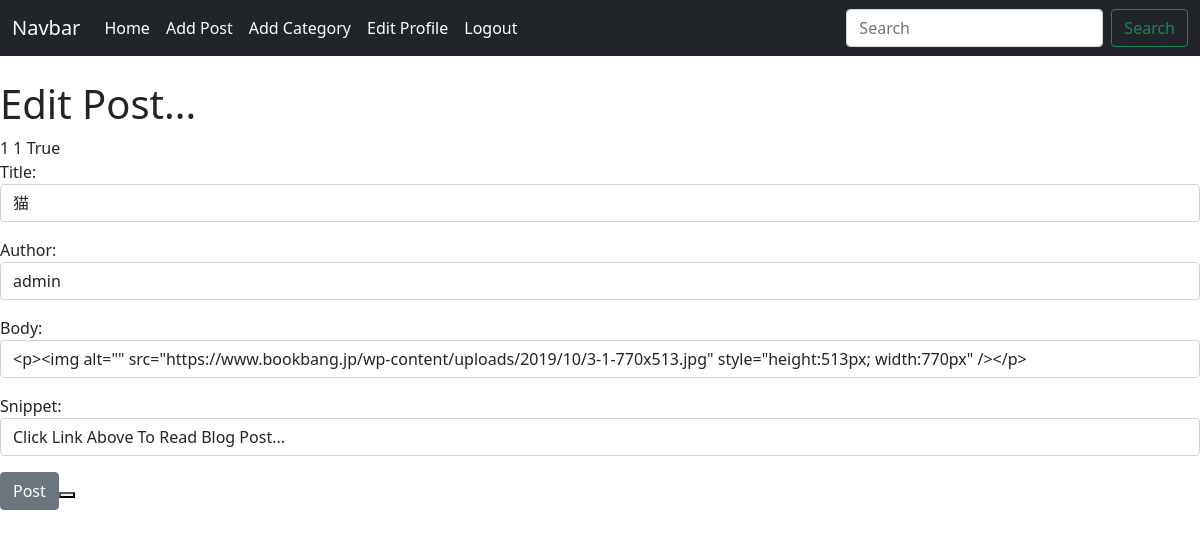
Page /article/edit/10 (signed in) on the earlier database version.
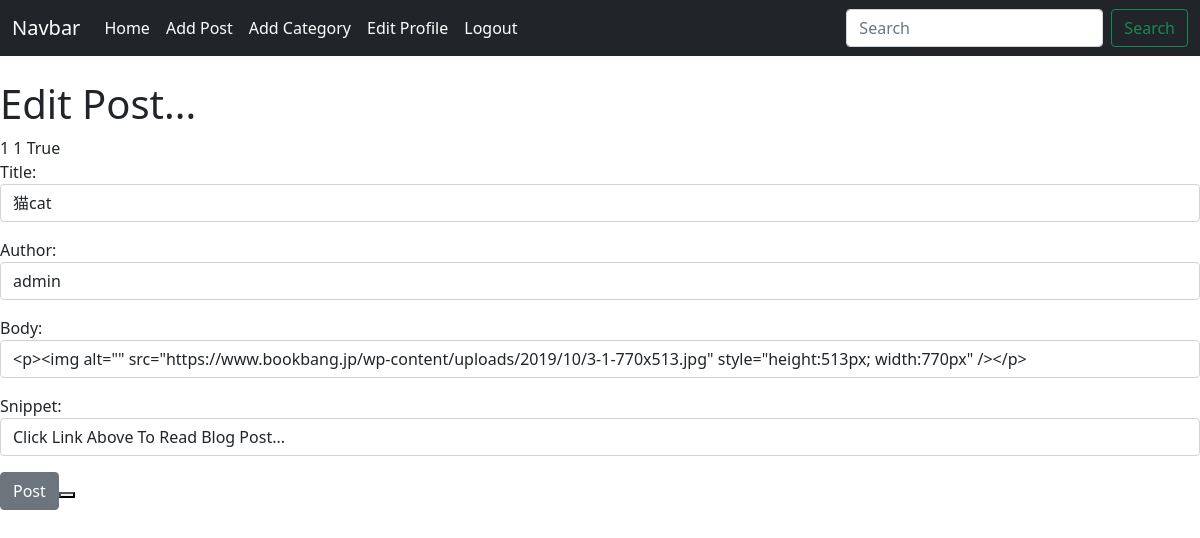
Same page on the later database version.
### theblog/models.py (models this page shows, shortened)
class Post(models.Model):
    title = models.CharField(max_length=255)
    title_tag = models.CharField(max_length=255, default="My Freakin' Awesome Blog!")
    author = models.ForeignKey(User, on_delete=models.CASCADE)
    body = RichTextField(blank=True, null=True)
    post_date = models.DateField(auto_now_add=True)
    category = models.CharField(max_length=255, default='coding')
    snippet = models.CharField(max_length=255, default='Click Link Above To Read Blog Post...')
    likes = models.ManyToManyField(User, related_name='blog_posts')

### theblog/views.py (the view)
# urls.py: path('article/edit/<int:pk>', UpdatePostView.as_view(), name="update_post"),
class UpdatePostView(UpdateView):
    model = Post
    form_class = EditForm
    template_name = 'update_post.html'

### theblog/forms.py
class EditForm(forms.ModelForm):
    class Meta:
        model = Post
        fields = ('title', 'author', 'body', 'snippet')
        widgets = {
            'title': forms.TextInput(attrs={'class': 'form-control', 'placeholder': 'Thes is placeholder'}),
            'author': forms.Select(attrs={'class': 'form-control'}),
            'body': forms.TextInput(attrs={'class': 'form-control'}),
            'snippet': forms.TextInput(attrs={'class': 'form-control'}),
        }

### theblog/templates/update_post.html (shortened to what this page needs)
{% extends 'base.html' %}
{% block content %}
<h1>Edit Post...</h1>
{{ user.id }}
{{ post.author.id }}
{{ user.is_authenticated }}
{% if user.is_authenticated %}
    {% if user.id == post.author.id %}
        <div class="form-group">
            <form method="POST">
                {{ form.as_p }}
                <button class="btn btn-secondary">Post<button>
        </div>
    {% else %}
        <h1>Permmision Error</h1>
        <p>post.author:{{ post.author }} is only edit.</p>
    {% endif %}
{% endif %}
{% endblock %}

Differences in the rows shown:
changed Post "admin": title "猫" → "猫cat"
